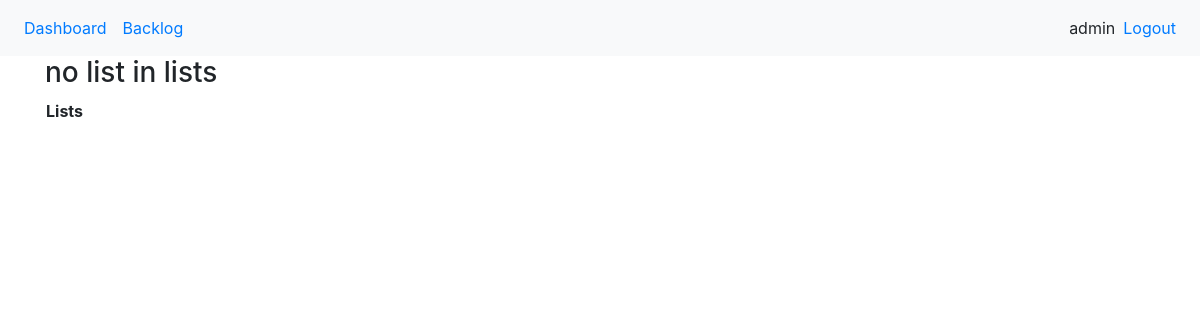
Before: / (signed in) with the older database file.
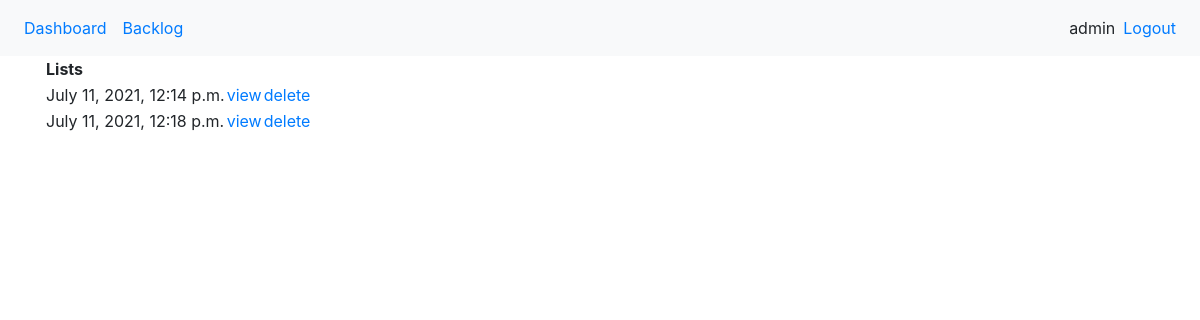
After: the same page with the newer database file.
### dashboard/models.py (models this page shows, shortened)
class List(models.Model):
    user = models.ForeignKey(User, on_delete=models.CASCADE, null=True, blank=True)
    number_done_tasks = models.IntegerField(default=0)
    status = models.ForeignKey(Status, on_delete=models.CASCADE, null=True, blank=True)
    title = models.DateTimeField(auto_now_add=True)
    class Meta:
        ordering = ['title']

### dashboard/views.py (the view)
# urls.py: path('', ListsView.as_view(), name='dashboard'),
class ListsView(LoginRequiredMixin, ListView):
    model = List
    context_object_name = 'lists'
    template_name = 'dashboard/dashboard.html'
    def get_context_data(self, **kwargs):
        context = super().get_context_data(**kwargs)
        context['lists'] = context['lists'].filter(user=self.request.user)
        return context

### dashboard/templates/dashboard/dashboard.html
{% extends 'base.html' %}
{% block content %}
    <table>
        <tr>
            <th>Lists</th>
        </tr>
        {% for list in lists %}
            <tr>
                <td> {{ list.title }}</td>
                <td> <a href = "{% url 'tasks' list.id %}">view</a></td>
                <td> <a href = "{% url 'list-delete' list.id %}">delete</a></td>
            </tr>
            {% empty %}
            <h3> no list in lists </h3>
        {% endfor %}
    </table>
{% endblock content %}

Changed rows visible on the page:
added List: title "July 11, 2021, 12:14 p.m."
added List: title "July 11, 2021, 12:18 p.m."
Other visible differences:
text no longer shown: "no list in lists"
